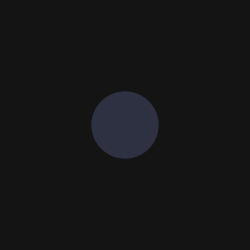
Frame 1 (no input)
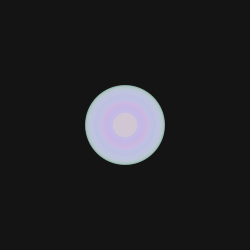
Frame 60 (the mouse pressed at the canvas centre just before this capture)
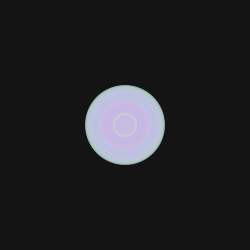
Frame 120 (the mouse held since frame 60 and released just before this capture)

The Processing sketch that drew these frames (run headless with seeded random() and noise(); from frame 60 on, the mouse is pressed at the canvas centre):

// Processing sketch: processing_55140
// ── processing_55140.pde

int counter;

void setup() {  //setup function called initially, only once
  size(250, 250);
  background(20);  //set background white
  colorMode(HSB);   //set colors to Hue, Saturation, Brightness mode
  counter = 0;
}

void draw() {  //draw function loops 
  counter++;
  noStroke();
  fill(random(255),100,255,50);
  
  if(mousePressed == true) { //add some interaction
    ellipse(mouseX, mouseY, 20, 20);
  }
  else {
    ellipse(width/2, height/2, 80*sin(counter), 80*sin(counter));
  }
}
